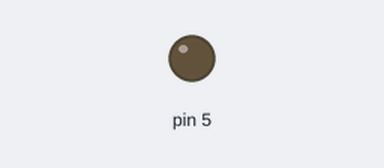
Simulated run of this sketch. Board: Arduino Uno, built with avr-gcc and run on an emulated ATmega328P. Parts: output pins drawn as LEDs (lit = HIGH).

Above: at 0.05 s.
Timing chart, 0 to 5.9 s (numbered marks = the images above):
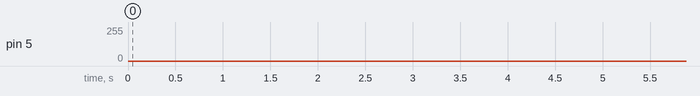

The sketch:

_4_pwm_fade_out.ino
```cpp
/*
* PWM - Pulse Width Modulation
* UNO - pins 3, 5, 6, 9, 10, and 11
* MEGA - pins pins 2 - 13 and 44 - 46
*/
void setup() {
  // put your setup code here, to run once:
  pinMode(5, OUTPUT);
}

void loop() {
  for (int value = 255; value > 0; value--) {
    analogWrite(5, value);
    delay(5);
  }
}
```
